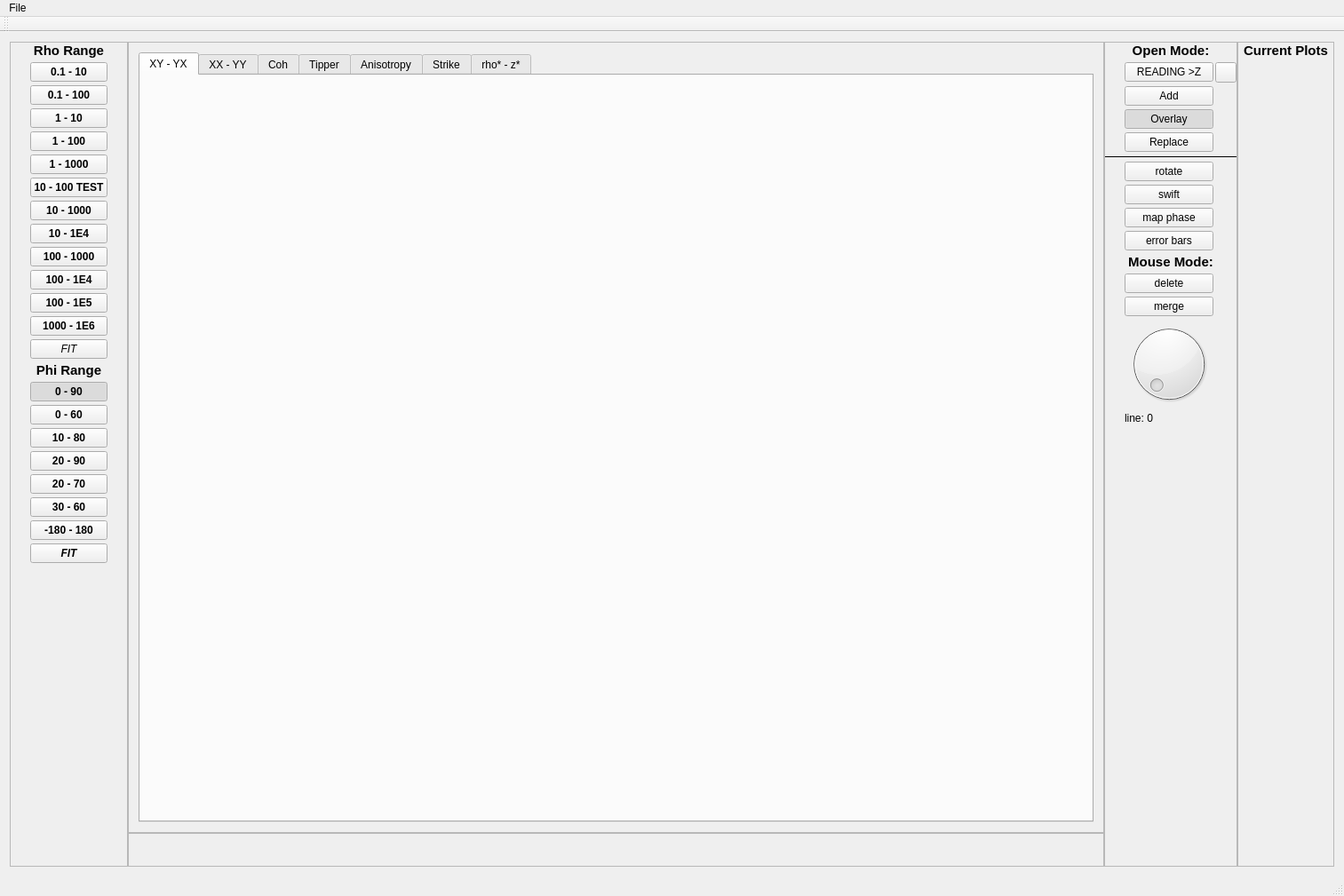
<?xml version="1.0" encoding="UTF-8"?>
<ui version="4.0">
 <class>ediplotter</class>
 <widget class="QMainWindow" name="ediplotter">
  <property name="geometry">
   <rect>
    <x>0</x>
    <y>0</y>
    <width>1513</width>
    <height>1009</height>
   </rect>
  </property>
  <property name="windowTitle">
   <string>ediplotter</string>
  </property>
  <widget class="QWidget" name="centralWidget">
   <layout class="QVBoxLayout" name="verticalLayout">
    <item>
     <layout class="QGridLayout" name="gridLayout" rowstretch="10,1" columnstretch="0,0,0,0">
      <property name="spacing">
       <number>0</number>
      </property>
      <item row="0" column="1">
       <widget class="QFrame" name="frame_center">
        <property name="frameShape">
         <enum>QFrame::StyledPanel</enum>
        </property>
        <property name="frameShadow">
         <enum>QFrame::Plain</enum>
        </property>
        <layout class="QVBoxLayout" name="verticalLayout_3">
         <item>
          <widget class="QTabWidget" name="tab_widget">
           <property name="currentIndex">
            <number>0</number>
           </property>
           <widget class="DualPlot" name="tab_xyyx">
            <attribute name="title">
             <string>XY - YX</string>
            </attribute>
           </widget>
           <widget class="DualPlot" name="tab_xxyy">
            <attribute name="title">
             <string>XX - YY</string>
            </attribute>
           </widget>
           <widget class="QCustomPlot" name="tab_coh">
            <attribute name="title">
             <string>Coh</string>
            </attribute>
           </widget>
           <widget class="QCustomPlot" name="tab_tipper">
            <attribute name="title">
             <string>Tipper</string>
            </attribute>
           </widget>
           <widget class="QCustomPlot" name="tab_anisotropy">
            <attribute name="title">
             <string>Anisotropy</string>
            </attribute>
           </widget>
           <widget class="QCustomPlot" name="tab_strike">
            <attribute name="title">
             <string>Strike</string>
            </attribute>
           </widget>
           <widget class="QCustomPlot" name="tab_rho_z">
            <attribute name="title">
             <string>rho* - z*</string>
            </attribute>
           </widget>
          </widget>
         </item>
        </layout>
       </widget>
      </item>
      <item row="0" column="2" rowspan="2">
       <widget class="QFrame" name="frame_right">
        <property name="sizePolicy">
         <sizepolicy hsizetype="Maximum" vsizetype="Preferred">
          <horstretch>0</horstretch>
          <verstretch>0</verstretch>
         </sizepolicy>
        </property>
        <property name="frameShape">
         <enum>QFrame::StyledPanel</enum>
        </property>
        <property name="frameShadow">
         <enum>QFrame::Plain</enum>
        </property>
        <layout class="QHBoxLayout" name="horizontalLayout">
         <property name="leftMargin">
          <number>0</number>
         </property>
         <property name="topMargin">
          <number>0</number>
         </property>
         <property name="rightMargin">
          <number>0</number>
         </property>
         <property name="bottomMargin">
          <number>0</number>
         </property>
         <item>
          <layout class="QGridLayout" name="grid_layout_right">
           <property name="horizontalSpacing">
            <number>2</number>
           </property>
           <property name="verticalSpacing">
            <number>4</number>
           </property>
           <item row="6" column="1">
            <widget class="QPushButton" name="button_actions_rotate">
             <property name="text">
              <string>rotate</string>
             </property>
            </widget>
           </item>
           <item row="1" column="1">
            <widget class="QPushButton" name="button_actions_reading_z">
             <property name="text">
              <string>READING &gt;Z</string>
             </property>
            </widget>
           </item>
           <item row="11" column="1">
            <widget class="QPushButton" name="button_actions_mouse_delete">
             <property name="text">
              <string>delete</string>
             </property>
             <property name="checkable">
              <bool>true</bool>
             </property>
             <attribute name="buttonGroup">
              <string notr="true">button_group_mouse_mode</string>
             </attribute>
            </widget>
           </item>
           <item row="1" column="2">
            <widget class="QToolButton" name="button_sidemenu">
             <property name="text">
              <string/>
             </property>
            </widget>
           </item>
           <item row="15" column="1">
            <spacer name="spacer_menu_right_3">
             <property name="orientation">
              <enum>Qt::Vertical</enum>
             </property>
             <property name="sizeHint" stdset="0">
              <size>
               <width>20</width>
               <height>40</height>
              </size>
             </property>
            </spacer>
           </item>
           <item row="4" column="1">
            <widget class="QPushButton" name="button_actions_openmode_replace">
             <property name="text">
              <string>Replace</string>
             </property>
             <property name="checkable">
              <bool>true</bool>
             </property>
             <attribute name="buttonGroup">
              <string notr="true">button_group_open_mode</string>
             </attribute>
            </widget>
           </item>
           <item row="3" column="1">
            <widget class="QPushButton" name="button_actions_openmode_overlay">
             <property name="text">
              <string>Overlay</string>
             </property>
             <property name="checkable">
              <bool>true</bool>
             </property>
             <property name="checked">
              <bool>true</bool>
             </property>
             <attribute name="buttonGroup">
              <string notr="true">button_group_open_mode</string>
             </attribute>
            </widget>
           </item>
           <item row="2" column="1">
            <widget class="QPushButton" name="button_actions_openmode_add">
             <property name="text">
              <string>Add</string>
             </property>
             <property name="checkable">
              <bool>true</bool>
             </property>
             <property name="checked">
              <bool>false</bool>
             </property>
             <attribute name="buttonGroup">
              <string notr="true">button_group_open_mode</string>
             </attribute>
            </widget>
           </item>
           <item row="11" column="2">
            <spacer name="spacer_menu_right_2">
             <property name="orientation">
              <enum>Qt::Horizontal</enum>
             </property>
             <property name="sizeHint" stdset="0">
              <size>
               <width>20</width>
               <height>20</height>
              </size>
             </property>
            </spacer>
           </item>
           <item row="11" column="0">
            <spacer name="spacer_menu_right_1">
             <property name="orientation">
              <enum>Qt::Horizontal</enum>
             </property>
             <property name="sizeHint" stdset="0">
              <size>
               <width>20</width>
               <height>20</height>
              </size>
             </property>
            </spacer>
           </item>
           <item row="5" column="0" colspan="3">
            <widget class="Line" name="line_right_1">
             <property name="frameShadow">
              <enum>QFrame::Plain</enum>
             </property>
             <property name="orientation">
              <enum>Qt::Horizontal</enum>
             </property>
            </widget>
           </item>
           <item row="0" column="0" colspan="3">
            <widget class="QLabel" name="label_menu_right_open_mode">
             <property name="font">
              <font>
               <pointsize>11</pointsize>
               <bold>true</bold>
              </font>
             </property>
             <property name="text">
              <string>Open Mode:</string>
             </property>
             <property name="alignment">
              <set>Qt::AlignCenter</set>
             </property>
            </widget>
           </item>
           <item row="7" column="1">
            <widget class="QPushButton" name="button_actions_swift">
             <property name="text">
              <string>swift</string>
             </property>
            </widget>
           </item>
           <item row="9" column="1">
            <widget class="QPushButton" name="button_actions_toggle_errorbars">
             <property name="text">
              <string>error bars</string>
             </property>
             <property name="checkable">
              <bool>true</bool>
             </property>
            </widget>
           </item>
           <item row="10" column="0" colspan="3">
            <widget class="QLabel" name="label_menu_right_open_mode_2">
             <property name="font">
              <font>
               <pointsize>11</pointsize>
               <bold>true</bold>
              </font>
             </property>
             <property name="text">
              <string>Mouse Mode:</string>
             </property>
             <property name="alignment">
              <set>Qt::AlignCenter</set>
             </property>
            </widget>
           </item>
           <item row="8" column="1">
            <widget class="QPushButton" name="button_actions_toggle_map_phase">
             <property name="text">
              <string>map phase</string>
             </property>
             <property name="checkable">
              <bool>true</bool>
             </property>
            </widget>
           </item>
           <item row="12" column="1">
            <widget class="QPushButton" name="button_actions_mouse_merge">
             <property name="text">
              <string>merge</string>
             </property>
             <property name="checkable">
              <bool>true</bool>
             </property>
             <attribute name="buttonGroup">
              <string notr="true">button_group_mouse_mode</string>
             </attribute>
            </widget>
           </item>
           <item row="13" column="1">
            <widget class="QDial" name="dial_active_plot"/>
           </item>
           <item row="14" column="1">
            <widget class="QLabel" name="label_line_plot">
             <property name="text">
              <string>line: 0</string>
             </property>
            </widget>
           </item>
          </layout>
         </item>
        </layout>
       </widget>
      </item>
      <item row="0" column="0" rowspan="2">
       <widget class="QFrame" name="frame_left">
        <property name="sizePolicy">
         <sizepolicy hsizetype="Maximum" vsizetype="Preferred">
          <horstretch>0</horstretch>
          <verstretch>0</verstretch>
         </sizepolicy>
        </property>
        <property name="autoFillBackground">
         <bool>false</bool>
        </property>
        <property name="frameShape">
         <enum>QFrame::StyledPanel</enum>
        </property>
        <property name="frameShadow">
         <enum>QFrame::Plain</enum>
        </property>
        <property name="lineWidth">
         <number>1</number>
        </property>
        <property name="midLineWidth">
         <number>1</number>
        </property>
        <layout class="QVBoxLayout" name="verticalLayout_2">
         <property name="leftMargin">
          <number>0</number>
         </property>
         <property name="topMargin">
          <number>0</number>
         </property>
         <property name="rightMargin">
          <number>0</number>
         </property>
         <property name="bottomMargin">
          <number>0</number>
         </property>
         <item>
          <layout class="QGridLayout" name="grid_layout_left">
           <property name="horizontalSpacing">
            <number>2</number>
           </property>
           <property name="verticalSpacing">
            <number>4</number>
           </property>
           <item row="5" column="1">
            <widget class="QPushButton" name="button_rho_5">
             <property name="font">
              <font>
               <bold>true</bold>
              </font>
             </property>
             <property name="text">
              <string>1 - 1000</string>
             </property>
             <property name="min" stdset="0">
              <double>1.000000000000000</double>
             </property>
             <property name="max" stdset="0">
              <double>1000.000000000000000</double>
             </property>
             <property name="type" stdset="0">
              <string>rho_b</string>
             </property>
            </widget>
           </item>
           <item row="3" column="1">
            <widget class="QPushButton" name="button_rho_3">
             <property name="font">
              <font>
               <bold>true</bold>
              </font>
             </property>
             <property name="text">
              <string>1 - 10</string>
             </property>
             <property name="type" stdset="0">
              <string>rho_b</string>
             </property>
             <property name="min" stdset="0">
              <double>1.000000000000000</double>
             </property>
             <property name="max" stdset="0">
              <double>10.000000000000000</double>
             </property>
            </widget>
           </item>
           <item row="21" column="1">
            <widget class="QPushButton" name="button_phi_7">
             <property name="font">
              <font>
               <bold>true</bold>
              </font>
             </property>
             <property name="text">
              <string>-180 - 180</string>
             </property>
             <property name="checkable">
              <bool>true</bool>
             </property>
             <property name="min" stdset="0">
              <double>-180.000000000000000</double>
             </property>
             <property name="max" stdset="0">
              <double>180.000000000000000</double>
             </property>
             <attribute name="buttonGroup">
              <string notr="true">button_group_phi</string>
             </attribute>
            </widget>
           </item>
           <item row="12" column="1">
            <widget class="QPushButton" name="button_rho_12">
             <property name="font">
              <font>
               <bold>true</bold>
              </font>
             </property>
             <property name="text">
              <string>1000 - 1E6</string>
             </property>
             <property name="type" stdset="0">
              <string>rho_e</string>
             </property>
             <property name="min" stdset="0">
              <double>1000.000000000000000</double>
             </property>
             <property name="max" stdset="0">
              <double>1000000.000000000000000</double>
             </property>
            </widget>
           </item>
           <item row="12" column="0">
            <spacer name="spacer_menu_left_2">
             <property name="orientation">
              <enum>Qt::Horizontal</enum>
             </property>
             <property name="sizeHint" stdset="0">
              <size>
               <width>20</width>
               <height>20</height>
              </size>
             </property>
            </spacer>
           </item>
           <item row="0" column="0" colspan="3">
            <widget class="QLabel" name="label_menu_left_rho">
             <property name="font">
              <font>
               <pointsize>11</pointsize>
               <bold>true</bold>
              </font>
             </property>
             <property name="text">
              <string>Rho Range</string>
             </property>
             <property name="alignment">
              <set>Qt::AlignCenter</set>
             </property>
            </widget>
           </item>
           <item row="12" column="2">
            <spacer name="spacer_menu_left_1">
             <property name="orientation">
              <enum>Qt::Horizontal</enum>
             </property>
             <property name="sizeHint" stdset="0">
              <size>
               <width>20</width>
               <height>20</height>
              </size>
             </property>
            </spacer>
           </item>
           <item row="11" column="1">
            <widget class="QPushButton" name="button_rho_11">
             <property name="font">
              <font>
               <bold>true</bold>
              </font>
             </property>
             <property name="text">
              <string>100 - 1E5</string>
             </property>
             <property name="type" stdset="0">
              <string>rho_d</string>
             </property>
             <property name="min" stdset="0">
              <double>100.000000000000000</double>
             </property>
             <property name="max" stdset="0">
              <double>100000.000000000000000</double>
             </property>
            </widget>
           </item>
           <item row="2" column="1">
            <widget class="QPushButton" name="button_rho_2">
             <property name="font">
              <font>
               <bold>true</bold>
              </font>
             </property>
             <property name="text">
              <string>0.1 - 100</string>
             </property>
             <property name="type" stdset="0">
              <string>rho_a</string>
             </property>
             <property name="min" stdset="0">
              <double>0.100000000000000</double>
             </property>
             <property name="max" stdset="0">
              <double>100.000000000000000</double>
             </property>
            </widget>
           </item>
           <item row="6" column="1">
            <widget class="QPushButton" name="button_rho_6">
             <property name="font">
              <font>
               <bold>true</bold>
              </font>
             </property>
             <property name="text">
              <string>10 - 100 TEST</string>
             </property>
             <property name="min" stdset="0">
              <double>10.000000000000000</double>
             </property>
             <property name="max" stdset="0">
              <double>100.000000000000000</double>
             </property>
             <property name="type" stdset="0">
              <string>rho_c</string>
             </property>
            </widget>
           </item>
           <item row="23" column="1">
            <spacer name="spacer_menu_left_3">
             <property name="orientation">
              <enum>Qt::Vertical</enum>
             </property>
             <property name="sizeHint" stdset="0">
              <size>
               <width>20</width>
               <height>40</height>
              </size>
             </property>
            </spacer>
           </item>
           <item row="20" column="1">
            <widget class="QPushButton" name="button_phi_6">
             <property name="font">
              <font>
               <bold>true</bold>
              </font>
             </property>
             <property name="text">
              <string>30 - 60</string>
             </property>
             <property name="checkable">
              <bool>true</bool>
             </property>
             <property name="min" stdset="0">
              <double>30.000000000000000</double>
             </property>
             <property name="max" stdset="0">
              <double>60.000000000000000</double>
             </property>
             <attribute name="buttonGroup">
              <string notr="true">button_group_phi</string>
             </attribute>
            </widget>
           </item>
           <item row="7" column="1">
            <widget class="QPushButton" name="button_rho_7">
             <property name="font">
              <font>
               <bold>true</bold>
              </font>
             </property>
             <property name="text">
              <string>10 - 1000</string>
             </property>
             <property name="type" stdset="0">
              <string>rho_c</string>
             </property>
             <property name="min" stdset="0">
              <double>10.000000000000000</double>
             </property>
             <property name="max" stdset="0">
              <double>1000.000000000000000</double>
             </property>
            </widget>
           </item>
           <item row="19" column="1">
            <widget class="QPushButton" name="button_phi_5">
             <property name="font">
              <font>
               <bold>true</bold>
              </font>
             </property>
             <property name="text">
              <string>20 - 70</string>
             </property>
             <property name="checkable">
              <bool>true</bool>
             </property>
             <property name="min" stdset="0">
              <double>20.000000000000000</double>
             </property>
             <property name="max" stdset="0">
              <double>70.000000000000000</double>
             </property>
             <attribute name="buttonGroup">
              <string notr="true">button_group_phi</string>
             </attribute>
            </widget>
           </item>
           <item row="15" column="1">
            <widget class="QPushButton" name="button_phi_1">
             <property name="font">
              <font>
               <bold>true</bold>
              </font>
             </property>
             <property name="text">
              <string>0 - 90</string>
             </property>
             <property name="checkable">
              <bool>true</bool>
             </property>
             <property name="checked">
              <bool>true</bool>
             </property>
             <property name="min" stdset="0">
              <double>0.000000000000000</double>
             </property>
             <property name="max" stdset="0">
              <double>90.000000000000000</double>
             </property>
             <attribute name="buttonGroup">
              <string notr="true">button_group_phi</string>
             </attribute>
            </widget>
           </item>
           <item row="10" column="1">
            <widget class="QPushButton" name="button_rho_10">
             <property name="font">
              <font>
               <bold>true</bold>
              </font>
             </property>
             <property name="text">
              <string>100 - 1E4</string>
             </property>
             <property name="type" stdset="0">
              <string>rho_d</string>
             </property>
             <property name="min" stdset="0">
              <double>100.000000000000000</double>
             </property>
             <property name="max" stdset="0">
              <double>10000.000000000000000</double>
             </property>
            </widget>
           </item>
           <item row="14" column="0" colspan="3">
            <widget class="QLabel" name="label_menu_left_phi">
             <property name="font">
              <font>
               <pointsize>11</pointsize>
               <bold>true</bold>
              </font>
             </property>
             <property name="text">
              <string>Phi Range</string>
             </property>
             <property name="alignment">
              <set>Qt::AlignCenter</set>
             </property>
            </widget>
           </item>
           <item row="22" column="1">
            <widget class="QPushButton" name="button_phi_fit">
             <property name="font">
              <font>
               <italic>true</italic>
               <bold>true</bold>
              </font>
             </property>
             <property name="text">
              <string>FIT</string>
             </property>
            </widget>
           </item>
           <item row="1" column="1">
            <widget class="QPushButton" name="button_rho_1">
             <property name="font">
              <font>
               <bold>true</bold>
              </font>
             </property>
             <property name="text">
              <string>0.1 - 10</string>
             </property>
             <property name="checkable">
              <bool>false</bool>
             </property>
             <property name="checked">
              <bool>false</bool>
             </property>
             <property name="type" stdset="0">
              <string>rho_a</string>
             </property>
             <property name="min" stdset="0">
              <double>0.100000000000000</double>
             </property>
             <property name="max" stdset="0">
              <double>10.000000000000000</double>
             </property>
            </widget>
           </item>
           <item row="16" column="1">
            <widget class="QPushButton" name="button_phi_2">
             <property name="font">
              <font>
               <bold>true</bold>
              </font>
             </property>
             <property name="text">
              <string>0 - 60</string>
             </property>
             <property name="checkable">
              <bool>true</bool>
             </property>
             <property name="min" stdset="0">
              <double>0.000000000000000</double>
             </property>
             <property name="max" stdset="0">
              <double>60.000000000000000</double>
             </property>
             <attribute name="buttonGroup">
              <string notr="true">button_group_phi</string>
             </attribute>
            </widget>
           </item>
           <item row="18" column="1">
            <widget class="QPushButton" name="button_phi_4">
             <property name="font">
              <font>
               <bold>true</bold>
              </font>
             </property>
             <property name="text">
              <string>20 - 90</string>
             </property>
             <property name="checkable">
              <bool>true</bool>
             </property>
             <property name="min" stdset="0">
              <double>20.000000000000000</double>
             </property>
             <property name="max" stdset="0">
              <double>90.000000000000000</double>
             </property>
             <attribute name="buttonGroup">
              <string notr="true">button_group_phi</string>
             </attribute>
            </widget>
           </item>
           <item row="17" column="1">
            <widget class="QPushButton" name="button_phi_3">
             <property name="font">
              <font>
               <bold>true</bold>
              </font>
             </property>
             <property name="text">
              <string>10 - 80</string>
             </property>
             <property name="checkable">
              <bool>true</bool>
             </property>
             <property name="min" stdset="0">
              <double>10.000000000000000</double>
             </property>
             <property name="max" stdset="0">
              <double>80.000000000000000</double>
             </property>
             <attribute name="buttonGroup">
              <string notr="true">button_group_phi</string>
             </attribute>
            </widget>
           </item>
           <item row="8" column="1">
            <widget class="QPushButton" name="button_rho_8">
             <property name="font">
              <font>
               <bold>true</bold>
              </font>
             </property>
             <property name="text">
              <string>10 - 1E4</string>
             </property>
             <property name="type" stdset="0">
              <string>rho_c</string>
             </property>
             <property name="min" stdset="0">
              <double>10.000000000000000</double>
             </property>
             <property name="max" stdset="0">
              <double>10000.000000000000000</double>
             </property>
            </widget>
           </item>
           <item row="4" column="1">
            <widget class="QPushButton" name="button_rho_4">
             <property name="font">
              <font>
               <bold>true</bold>
              </font>
             </property>
             <property name="text">
              <string>1 - 100</string>
             </property>
             <property name="type" stdset="0">
              <string>rho_b</string>
             </property>
             <property name="min" stdset="0">
              <double>1.000000000000000</double>
             </property>
             <property name="max" stdset="0">
              <double>100.000000000000000</double>
             </property>
            </widget>
           </item>
           <item row="9" column="1">
            <widget class="QPushButton" name="button_rho_9">
             <property name="font">
              <font>
               <bold>true</bold>
              </font>
             </property>
             <property name="text">
              <string>100 - 1000</string>
             </property>
             <property name="type" stdset="0">
              <string>rho_d</string>
             </property>
             <property name="min" stdset="0">
              <double>100.000000000000000</double>
             </property>
             <property name="max" stdset="0">
              <double>1000.000000000000000</double>
             </property>
            </widget>
           </item>
           <item row="13" column="1">
            <widget class="QPushButton" name="button_rho_fit">
             <property name="font">
              <font>
               <italic>true</italic>
              </font>
             </property>
             <property name="text">
              <string>FIT</string>
             </property>
             <property name="type" stdset="0">
              <string>rho_f</string>
             </property>
            </widget>
           </item>
          </layout>
         </item>
        </layout>
       </widget>
      </item>
      <item row="1" column="1">
       <widget class="QFrame" name="frame_button">
        <property name="sizePolicy">
         <sizepolicy hsizetype="Preferred" vsizetype="Maximum">
          <horstretch>0</horstretch>
          <verstretch>0</verstretch>
         </sizepolicy>
        </property>
        <property name="minimumSize">
         <size>
          <width>0</width>
          <height>20</height>
         </size>
        </property>
        <property name="frameShape">
         <enum>QFrame::StyledPanel</enum>
        </property>
        <property name="frameShadow">
         <enum>QFrame::Plain</enum>
        </property>
        <layout class="QHBoxLayout" name="horizontalLayout_2">
         <item>
          <widget class="QLabel" name="label_x_axis">
           <property name="text">
            <string/>
           </property>
          </widget>
         </item>
         <item>
          <widget class="QLabel" name="label_y_axis">
           <property name="text">
            <string/>
           </property>
          </widget>
         </item>
        </layout>
       </widget>
      </item>
      <item row="0" column="3" rowspan="2">
       <widget class="QFrame" name="frame_optional">
        <property name="minimumSize">
         <size>
          <width>0</width>
          <height>0</height>
         </size>
        </property>
        <property name="frameShape">
         <enum>QFrame::StyledPanel</enum>
        </property>
        <property name="frameShadow">
         <enum>QFrame::Plain</enum>
        </property>
        <layout class="QVBoxLayout" name="verticalLayout_4">
         <property name="leftMargin">
          <number>0</number>
         </property>
         <property name="topMargin">
          <number>0</number>
         </property>
         <property name="rightMargin">
          <number>0</number>
         </property>
         <property name="bottomMargin">
          <number>0</number>
         </property>
         <item>
          <layout class="QGridLayout" name="grid_layout_optional">
           <property name="leftMargin">
            <number>6</number>
           </property>
           <property name="rightMargin">
            <number>6</number>
           </property>
           <item row="0" column="0">
            <widget class="QLabel" name="label_menu_right_open_mode_3">
             <property name="sizePolicy">
              <sizepolicy hsizetype="Preferred" vsizetype="Maximum">
               <horstretch>0</horstretch>
               <verstretch>0</verstretch>
              </sizepolicy>
             </property>
             <property name="font">
              <font>
               <pointsize>11</pointsize>
               <bold>true</bold>
              </font>
             </property>
             <property name="text">
              <string>Current Plots</string>
             </property>
             <property name="alignment">
              <set>Qt::AlignCenter</set>
             </property>
            </widget>
           </item>
           <item row="1" column="0">
            <widget class="PlotOptions" name="widget_plot_options" native="true"/>
           </item>
          </layout>
         </item>
        </layout>
       </widget>
      </item>
     </layout>
    </item>
   </layout>
  </widget>
  <widget class="QMenuBar" name="menubar">
   <property name="geometry">
    <rect>
     <x>0</x>
     <y>0</y>
     <width>1513</width>
     <height>38</height>
    </rect>
   </property>
   <widget class="QMenu" name="menuFile">
    <property name="title">
     <string>File</string>
    </property>
    <addaction name="action_open"/>
    <addaction name="separator"/>
    <addaction name="action_save_overwrite"/>
    <addaction name="action_save_edited"/>
    <addaction name="action_save_merged"/>
    <addaction name="action_export_ascii"/>
    <addaction name="action_export_gmt_map"/>
    <addaction name="separator"/>
    <addaction name="action_print"/>
    <addaction name="action_export_svg"/>
    <addaction name="separator"/>
    <addaction name="action_quit"/>
   </widget>
   <addaction name="menuFile"/>
  </widget>
  <widget class="QToolBar" name="toolbar">
   <attribute name="toolBarArea">
    <enum>TopToolBarArea</enum>
   </attribute>
   <attribute name="toolBarBreak">
    <bool>false</bool>
   </attribute>
  </widget>
  <widget class="QStatusBar" name="statusbar"/>
  <action name="action_open">
   <property name="text">
    <string>Open</string>
   </property>
  </action>
  <action name="action_save_overwrite">
   <property name="text">
    <string>Save All - Overwrite</string>
   </property>
  </action>
  <action name="action_save_edited">
   <property name="text">
    <string>Save All - Edited</string>
   </property>
  </action>
  <action name="action_save_merged">
   <property name="text">
    <string>Save Merged</string>
   </property>
  </action>
  <action name="action_export_ascii">
   <property name="text">
    <string>Export to ASCII</string>
   </property>
  </action>
  <action name="action_export_gmt_map">
   <property name="text">
    <string>Export to GMT MAP</string>
   </property>
  </action>
  <action name="action_print">
   <property name="text">
    <string>Print</string>
   </property>
  </action>
  <action name="action_export_svg">
   <property name="text">
    <string>Export SVG</string>
   </property>
  </action>
  <action name="action_quit">
   <property name="text">
    <string>Quit</string>
   </property>
  </action>
  <action name="action_show_dialog">
   <property name="text">
    <string>Show Dialog...</string>
   </property>
  </action>
 </widget>
 <layoutdefault spacing="6" margin="11"/>
 <customwidgets>
  <customwidget>
   <class>QCustomPlot</class>
   <extends>QWidget</extends>
   <header location="global">qcustomplot.h</header>
   <container>1</container>
  </customwidget>
  <customwidget>
   <class>DualPlot</class>
   <extends>QWidget</extends>
   <header location="global">dualplot.h</header>
   <container>1</container>
  </customwidget>
  <customwidget>
   <class>PlotOptions</class>
   <extends>QWidget</extends>
   <header location="global">plotoptions.h</header>
   <container>1</container>
  </customwidget>
 </customwidgets>
 <resources/>
 <connections>
  <connection>
   <sender>button_phi_1</sender>
   <signal>clicked()</signal>
   <receiver>ediplotter</receiver>
   <slot>phi_button_clicked()</slot>
   <hints>
    <hint type="sourcelabel">
     <x>74</x>
     <y>410</y>
    </hint>
    <hint type="destinationlabel">
     <x>1062</x>
     <y>443</y>
    </hint>
   </hints>
  </connection>
  <connection>
   <sender>button_phi_2</sender>
   <signal>clicked()</signal>
   <receiver>ediplotter</receiver>
   <slot>phi_button_clicked()</slot>
   <hints>
    <hint type="sourcelabel">
     <x>49</x>
     <y>434</y>
    </hint>
    <hint type="destinationlabel">
     <x>1062</x>
     <y>473</y>
    </hint>
   </hints>
  </connection>
  <connection>
   <sender>button_phi_3</sender>
   <signal>clicked()</signal>
   <receiver>ediplotter</receiver>
   <slot>phi_button_clicked()</slot>
   <hints>
    <hint type="sourcelabel">
     <x>86</x>
     <y>467</y>
    </hint>
    <hint type="destinationlabel">
     <x>1063</x>
     <y>500</y>
    </hint>
   </hints>
  </connection>
  <connection>
   <sender>button_phi_4</sender>
   <signal>clicked()</signal>
   <receiver>ediplotter</receiver>
   <slot>phi_button_clicked()</slot>
   <hints>
    <hint type="sourcelabel">
     <x>57</x>
     <y>495</y>
    </hint>
    <hint type="destinationlabel">
     <x>1061</x>
     <y>527</y>
    </hint>
   </hints>
  </connection>
  <connection>
   <sender>button_phi_5</sender>
   <signal>clicked()</signal>
   <receiver>ediplotter</receiver>
   <slot>phi_button_clicked()</slot>
   <hints>
    <hint type="sourcelabel">
     <x>73</x>
     <y>518</y>
    </hint>
    <hint type="destinationlabel">
     <x>1057</x>
     <y>561</y>
    </hint>
   </hints>
  </connection>
  <connection>
   <sender>button_phi_6</sender>
   <signal>clicked()</signal>
   <receiver>ediplotter</receiver>
   <slot>phi_button_clicked()</slot>
   <hints>
    <hint type="sourcelabel">
     <x>53</x>
     <y>546</y>
    </hint>
    <hint type="destinationlabel">
     <x>1062</x>
     <y>408</y>
    </hint>
   </hints>
  </connection>
  <connection>
   <sender>button_phi_7</sender>
   <signal>clicked()</signal>
   <receiver>ediplotter</receiver>
   <slot>phi_button_clicked()</slot>
   <hints>
    <hint type="sourcelabel">
     <x>86</x>
     <y>567</y>
    </hint>
    <hint type="destinationlabel">
     <x>1061</x>
     <y>373</y>
    </hint>
   </hints>
  </connection>
  <connection>
   <sender>button_rho_1</sender>
   <signal>clicked()</signal>
   <receiver>ediplotter</receiver>
   <slot>rho_button_clicked()</slot>
   <hints>
    <hint type="sourcelabel">
     <x>86</x>
     <y>77</y>
    </hint>
    <hint type="destinationlabel">
     <x>1059</x>
     <y>111</y>
    </hint>
   </hints>
  </connection>
  <connection>
   <sender>button_rho_2</sender>
   <signal>clicked()</signal>
   <receiver>ediplotter</receiver>
   <slot>rho_button_clicked()</slot>
   <hints>
    <hint type="sourcelabel">
     <x>58</x>
     <y>103</y>
    </hint>
    <hint type="destinationlabel">
     <x>1064</x>
     <y>160</y>
    </hint>
   </hints>
  </connection>
  <connection>
   <sender>button_rho_3</sender>
   <signal>clicked()</signal>
   <receiver>ediplotter</receiver>
   <slot>rho_button_clicked()</slot>
   <hints>
    <hint type="sourcelabel">
     <x>95</x>
     <y>132</y>
    </hint>
    <hint type="destinationlabel">
     <x>1057</x>
     <y>230</y>
    </hint>
   </hints>
  </connection>
  <connection>
   <sender>button_rho_4</sender>
   <signal>clicked()</signal>
   <receiver>ediplotter</receiver>
   <slot>rho_button_clicked()</slot>
   <hints>
    <hint type="sourcelabel">
     <x>64</x>
     <y>156</y>
    </hint>
    <hint type="destinationlabel">
     <x>5</x>
     <y>126</y>
    </hint>
   </hints>
  </connection>
  <connection>
   <sender>button_rho_5</sender>
   <signal>clicked()</signal>
   <receiver>ediplotter</receiver>
   <slot>rho_button_clicked()</slot>
   <hints>
    <hint type="sourcelabel">
     <x>58</x>
     <y>181</y>
    </hint>
    <hint type="destinationlabel">
     <x>4</x>
     <y>171</y>
    </hint>
   </hints>
  </connection>
  <connection>
   <sender>button_rho_6</sender>
   <signal>clicked()</signal>
   <receiver>ediplotter</receiver>
   <slot>rho_button_clicked()</slot>
   <hints>
    <hint type="sourcelabel">
     <x>56</x>
     <y>209</y>
    </hint>
    <hint type="destinationlabel">
     <x>4</x>
     <y>202</y>
    </hint>
   </hints>
  </connection>
  <connection>
   <sender>button_rho_7</sender>
   <signal>clicked()</signal>
   <receiver>ediplotter</receiver>
   <slot>rho_button_clicked()</slot>
   <hints>
    <hint type="sourcelabel">
     <x>71</x>
     <y>235</y>
    </hint>
    <hint type="destinationlabel">
     <x>3</x>
     <y>229</y>
    </hint>
   </hints>
  </connection>
  <connection>
   <sender>button_rho_8</sender>
   <signal>clicked()</signal>
   <receiver>ediplotter</receiver>
   <slot>rho_button_clicked()</slot>
   <hints>
    <hint type="sourcelabel">
     <x>99</x>
     <y>261</y>
    </hint>
    <hint type="destinationlabel">
     <x>5</x>
     <y>255</y>
    </hint>
   </hints>
  </connection>
  <connection>
   <sender>button_rho_9</sender>
   <signal>clicked()</signal>
   <receiver>ediplotter</receiver>
   <slot>rho_button_clicked()</slot>
   <hints>
    <hint type="sourcelabel">
     <x>65</x>
     <y>284</y>
    </hint>
    <hint type="destinationlabel">
     <x>4</x>
     <y>285</y>
    </hint>
   </hints>
  </connection>
  <connection>
   <sender>button_rho_10</sender>
   <signal>clicked()</signal>
   <receiver>ediplotter</receiver>
   <slot>rho_button_clicked()</slot>
   <hints>
    <hint type="sourcelabel">
     <x>68</x>
     <y>312</y>
    </hint>
    <hint type="destinationlabel">
     <x>3</x>
     <y>310</y>
    </hint>
   </hints>
  </connection>
  <connection>
   <sender>button_rho_11</sender>
   <signal>clicked()</signal>
   <receiver>ediplotter</receiver>
   <slot>rho_button_clicked()</slot>
   <hints>
    <hint type="sourcelabel">
     <x>47</x>
     <y>339</y>
    </hint>
    <hint type="destinationlabel">
     <x>6</x>
     <y>336</y>
    </hint>
   </hints>
  </connection>
  <connection>
   <sender>button_rho_12</sender>
   <signal>clicked()</signal>
   <receiver>ediplotter</receiver>
   <slot>rho_button_clicked()</slot>
   <hints>
    <hint type="sourcelabel">
     <x>87</x>
     <y>364</y>
    </hint>
    <hint type="destinationlabel">
     <x>7</x>
     <y>361</y>
    </hint>
   </hints>
  </connection>
 </connections>
 <slots>
  <slot>phi_button_clicked()</slot>
  <slot>rho_button_clicked()</slot>
 </slots>
 <buttongroups>
  <buttongroup name="button_group_phi"/>
  <buttongroup name="button_group_open_mode"/>
  <buttongroup name="button_group_mouse_mode"/>
 </buttongroups>
</ui>
